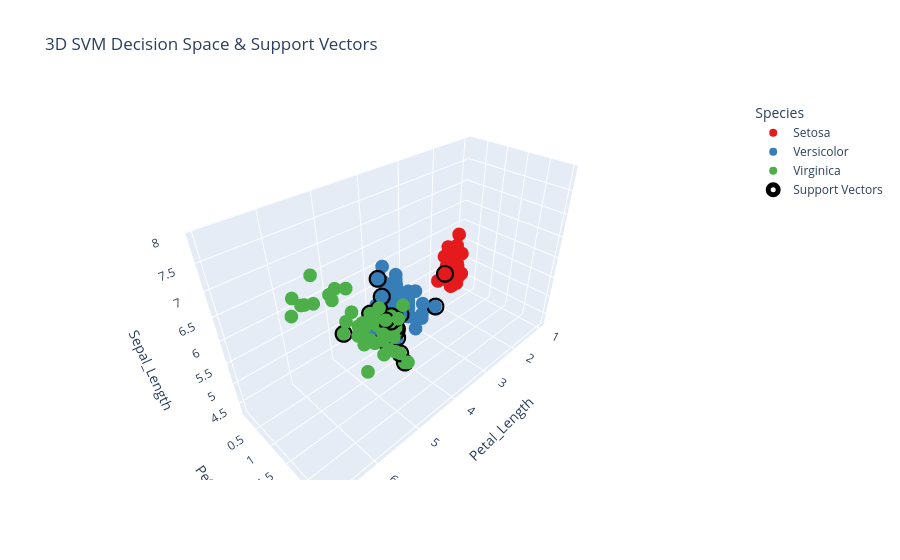

The notebook cell saved with this chart:
### Code cell
# Plot 2: Interactive 3D SVM Decision Space & Support Vectors
import plotly.express as px
import plotly.graph_objects as go

# Map numeric species to names for better legend labels in Plotly
df_plot = df.copy()
df_plot['Species_Name'] = df_plot['Species'].map({0: 'Setosa', 1: 'Versicolor', 2: 'Virginica'})

# Create 3D scatter plot of the data points
fig = px.scatter_3d(df_plot, x='Petal_Length', y='Petal_Width', z='Sepal_Length', 
                    color='Species_Name', 
                    title='3D SVM Decision Space & Support Vectors',
                    labels={'Species_Name': 'Species'},
                    color_discrete_sequence=px.colors.qualitative.Set1)

# Highlight Support Vectors in the 3D space
sv = model.support_vectors_
fig.add_trace(go.Scatter3d(
    x=sv[:, 0], y=sv[:, 1], z=sv[:, 2],
    mode='markers',
    marker=dict(
        size=10,
        color='black',
        symbol='circle-open',
        line=dict(width=6, color='black')
    ),
    name='Support Vectors'
))

# Note: In notebook, fig.show() renders the interactive plot
fig.show()

### Figure 1 — Plotly figure (JSON) as saved in the notebook; plotly's stock layout.template omitted (floating-point values rounded to 4 significant figures)
{"data": [{"hovertemplate": "Species=Setosa<br>Petal_Length=%{x}<br>Petal_Width=%{y}<br>Sepal_Length=%{z}<extra></extra>", "legendgroup": "Setosa", "marker": {"color": "rgb(228,26,28)", "symbol": "circle"}, "mode": "markers", "name": "Setosa", "scene": "scene", "showlegend": true, "x": [1.4, 1.4, 1.3, 1.5, 1.4, 1.7, 1.4, 1.5, 1.4, 1.5, 1.5, 1.6, 1.4, 1.1, 1.2, 1.5, 1.3, 1.4, 1.7, 1.5, 1.7, 1.5, 1.0, 1.7, 1.9, 1.6, 1.6, 1.5, 1.4, 1.6, 1.6, 1.5, 1.5, 1.4, 1.5, 1.2, 1.3, 1.4, 1.3, 1.5, 1.3, 1.3, 1.3, 1.6, 1.9, 1.4, 1.6, 1.4, 1.5, 1.4], "y": [0.2, 0.2, 0.2, 0.2, 0.2, 0.4, 0.3, 0.2, 0.2, 0.1, 0.2, 0.2, 0.1, 0.1, 0.2, 0.4, 0.4, 0.3, 0.3, 0.3, 0.2, 0.4, 0.2, 0.5, 0.2, 0.2, 0.4, 0.2, 0.2, 0.2, 0.2, 0.4, 0.1, 0.2, 0.2, 0.2, 0.2, 0.1, 0.2, 0.2, 0.3, 0.3, 0.2, 0.6, 0.4, 0.3, 0.2, 0.2, 0.2, 0.2], "z": [5.1, 4.9, 4.7, 4.6, 5.0, 5.4, 4.6, 5.0, 4.4, 4.9, 5.4, 4.8, 4.8, 4.3, 5.8, 5.7, 5.4, 5.1, 5.7, 5.1, 5.4, 5.1, 4.6, 5.1, 4.8, 5.0, 5.0, 5.2, 5.2, 4.7, 4.8, 5.4, 5.2, 5.5, 4.9, 5.0, 5.5, 4.9, 4.4, 5.1, 5.0, 4.5, 4.4, 5.0, 5.1, 4.8, 5.1, 4.6, 5.3, 5.0], "type": "scatter3d"}, {"hovertemplate": "Species=Versicolor<br>Petal_Length=%{x}<br>Petal_Width=%{y}<br>Sepal_Length=%{z}<extra></extra>", "legendgroup": "Versicolor", "marker": {"color": "rgb(55,126,184)", "symbol": "circle"}, "mode": "markers", "name": "Versicolor", "scene": "scene", "showlegend": true, "x": [4.7, 4.5, 4.9, 4.0, 4.6, 4.5, 4.7, 3.3, 4.6, 3.9, 3.5, 4.2, 4.0, 4.7, 3.6, 4.4, 4.5, 4.1, 4.5, 3.9, 4.8, 4.0, 4.9, 4.7, 4.3, 4.4, 4.8, 5.0, 4.5, 3.5, 3.8, 3.7, 3.9, 5.1, 4.5, 4.5, 4.7, 4.4, 4.1, 4.0, 4.4, 4.6, 4.0, 3.3, 4.2, 4.2, 4.2, 4.3, 3.0, 4.1], "y": [1.4, 1.5, 1.5, 1.3, 1.5, 1.3, 1.6, 1.0, 1.3, 1.4, 1.0, 1.5, 1.0, 1.4, 1.3, 1.4, 1.5, 1.0, 1.5, 1.1, 1.8, 1.3, 1.5, 1.2, 1.3, 1.4, 1.4, 1.7, 1.5, 1.0, 1.1, 1.0, 1.2, 1.6, 1.5, 1.6, 1.5, 1.3, 1.3, 1.3, 1.2, 1.4, 1.2, 1.0, 1.3, 1.2, 1.3, 1.3, 1.1, 1.3], "z": [7.0, 6.4, 6.9, 5.5, 6.5, 5.7, 6.3, 4.9, 6.6, 5.2, 5.0, 5.9, 6.0, 6.1, 5.6, 6.7, 5.6, 5.8, 6.2, 5.6, 5.9, 6.1, 6.3, 6.1, 6.4, 6.6, 6.8, 6.7, 6.0, 5.7, 5.5, 5.5, 5.8, 6.0, 5.4, 6.0, 6.7, 6.3, 5.6, 5.5, 5.5, 6.1, 5.8, 5.0, 5.6, 5.7, 5.7, 6.2, 5.1, 5.7], "type": "scatter3d"}, {"hovertemplate": "Species=Virginica<br>Petal_Length=%{x}<br>Petal_Width=%{y}<br>Sepal_Length=%{z}<extra></extra>", "legendgroup": "Virginica", "marker": {"color": "rgb(77,175,74)", "symbol": "circle"}, "mode": "markers", "name": "Virginica", "scene": "scene", "showlegend": true, "x": [6.0, 5.1, 5.9, 5.6, 5.8, 6.6, 4.5, 6.3, 5.8, 6.1, 5.1, 5.3, 5.5, 5.0, 5.1, 5.3, 5.5, 6.7, 6.9, 5.0, 5.7, 4.9, 6.7, 4.9, 5.7, 6.0, 4.8, 4.9, 5.6, 5.8, 6.1, 6.4, 5.6, 5.1, 5.6, 6.1, 5.6, 5.5, 4.8, 5.4, 5.6, 5.1, 5.1, 5.9, 5.7, 5.2, 5.0, 5.2, 5.4, 5.1], "y": [2.5, 1.9, 2.1, 1.8, 2.2, 2.1, 1.7, 1.8, 1.8, 2.5, 2.0, 1.9, 2.1, 2.0, 2.4, 2.3, 1.8, 2.2, 2.3, 1.5, 2.3, 2.0, 2.0, 1.8, 2.1, 1.8, 1.8, 1.8, 2.1, 1.6, 1.9, 2.0, 2.2, 1.5, 1.4, 2.3, 2.4, 1.8, 1.8, 2.1, 2.4, 2.3, 1.9, 2.3, 2.5, 2.3, 1.9, 2.0, 2.3, 1.8], "z": [6.3, 5.8, 7.1, 6.3, 6.5, 7.6, 4.9, 7.3, 6.7, 7.2, 6.5, 6.4, 6.8, 5.7, 5.8, 6.4, 6.5, 7.7, 7.7, 6.0, 6.9, 5.6, 7.7, 6.3, 6.7, 7.2, 6.2, 6.1, 6.4, 7.2, 7.4, 7.9, 6.4, 6.3, 6.1, 7.7, 6.3, 6.4, 6.0, 6.9, 6.7, 6.9, 5.8, 6.8, 6.7, 6.7, 6.3, 6.5, 6.2, 5.9], "type": "scatter3d"}, {"marker": {"color": "black", "line": {"color": "black", "width": 6}, "size": 10, "symbol": "circle-open"}, "mode": "markers", "name": "Support Vectors", "x": [1.9, 4.5, 4.5, 4.5, 5.0, 4.8, 3.0, 5.1, 4.9, 4.7, 4.6, 4.9, 5.0, 5.1, 4.9, 4.8, 5.6, 5.0, 4.8, 5.2, 4.9, 5.1, 4.5], "y": [0.4, 1.6, 1.5, 1.5, 1.7, 1.8, 1.1, 1.6, 1.5, 1.4, 1.4, 1.5, 1.9, 1.5, 1.8, 1.8, 1.4, 1.5, 1.8, 2.0, 2.0, 1.8, 1.7], "z": [5.1, 6.0, 5.6, 5.4, 6.7, 5.9, 5.1, 6.0, 6.3, 6.1, 6.1, 6.9, 6.3, 6.3, 6.3, 6.0, 6.1, 6.0, 6.2, 6.5, 5.6, 5.9, 4.9], "type": "scatter3d"}], "layout": {"scene": {"domain": {"x": [0.0, 1.0], "y": [0.0, 1.0]}, "xaxis": {"title": {"text": "Petal_Length"}}, "yaxis": {"title": {"text": "Petal_Width"}}, "zaxis": {"title": {"text": "Sepal_Length"}}}, "legend": {"title": {"text": "Species"}, "tracegroupgap": 0}, "title": {"text": "3D SVM Decision Space & Support Vectors"}}}
